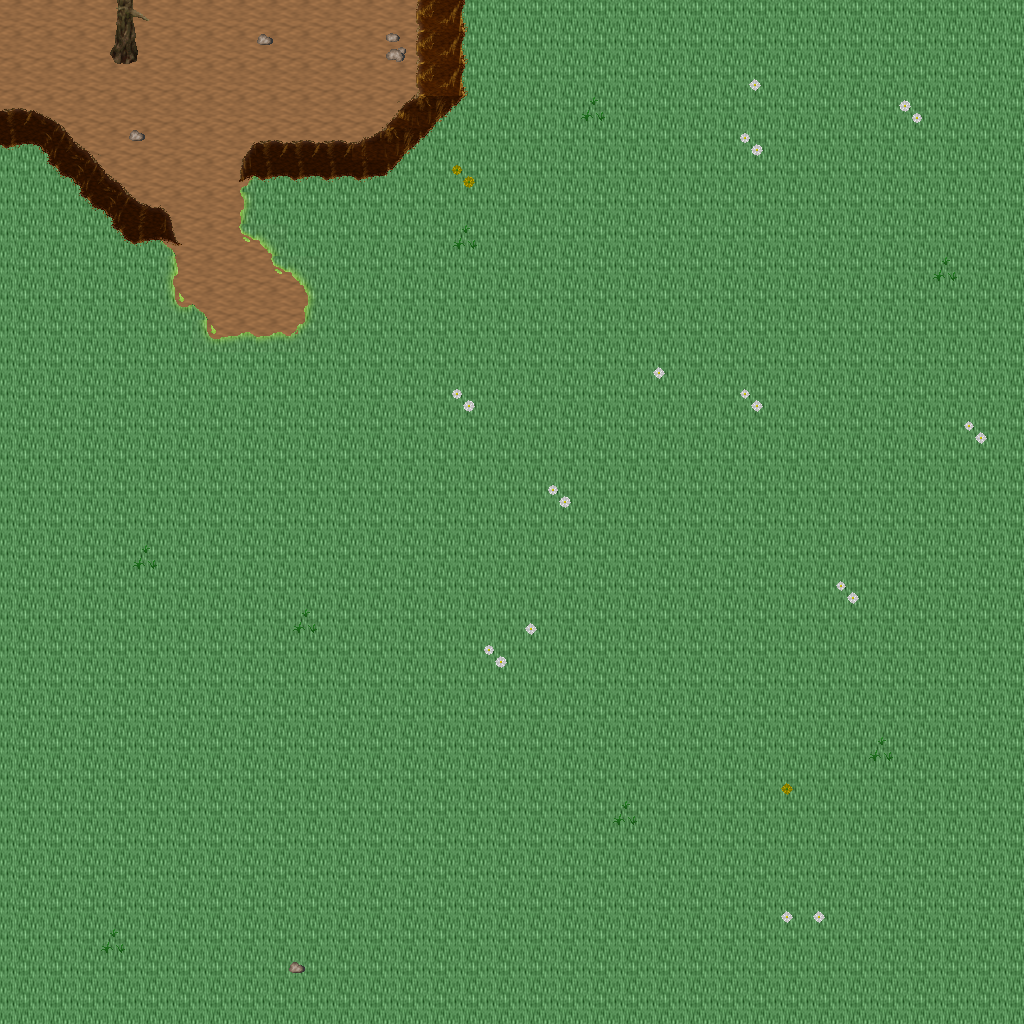

The image is a tile-based game level rendered from a .tmx file. Its description and source (layers, tilesets, objects; grid data summarised) follow:
An orthogonal 32x32 tile map with 32x32 px tiles, 5 tile layers (Ground, Objects, Objects2, Above, ...), 1 hidden layer not drawn, 21 tilesets.

<map version="1.10" tiledversion="1.11.0" orientation="orthogonal" renderorder="right-down" width="32" height="32" tilewidth="32" tileheight="32" infinite="0" nextlayerid="11" nextobjectid="1">
 <tileset firstgid="1" name="ground_ground" tilewidth="32" tileheight="32" tilecount="33" columns="3">
  <image source="../drawable/ground_ground.png" width="96" height="352" />
 </tileset>
 <tileset firstgid="34" name="ground_ridge_earth_dark" tilewidth="32" tileheight="32" tilecount="96" columns="12">
  <image source="../drawable/ground_ridge_earth_dark.png" width="384" height="256" />
 </tileset>
 <tileset firstgid="130" name="ground_rock_pebbles" tilewidth="32" tileheight="32" tilecount="3" columns="1">
  <image source="../drawable/ground_rock_pebbles.png" width="32" height="96" />
 </tileset>
 <tileset firstgid="133" name="plant_grasses" tilewidth="32" tileheight="32" tilecount="6" columns="3">
  <image source="../drawable/plant_grasses.png" width="96" height="64" />
 </tileset>
 <tileset firstgid="139" name="ground_grass_corners" tilewidth="32" tileheight="32" tilecount="24" columns="6">
  <image source="../drawable/ground_grass_corners.png" width="192" height="128" />
 </tileset>
 <tileset firstgid="163" name="ground_grass_edges" tilewidth="32" tileheight="32" tilecount="36" columns="12">
  <image source="../drawable/ground_grass_edges.png" width="384" height="96" />
 </tileset>
 <tileset firstgid="199" name="plant_flower_daisy_white" tilewidth="32" tileheight="32" tilecount="8" columns="2">
  <image source="../drawable/plant_flower_daisy_white.png" width="64" height="128" />
 </tileset>
 <tileset firstgid="207" name="plant_flower_daisy_yellow" tilewidth="32" tileheight="32" tilecount="8" columns="2">
  <image source="../drawable/plant_flower_daisy_yellow.png" width="64" height="128" />
 </tileset>
 <tileset firstgid="215" name="plant_stump_stump_green" tilewidth="32" tileheight="32" tilecount="4" columns="2">
  <image source="../drawable/plant_stump_stump_green.png" width="64" height="64" />
 </tileset>
 <tileset firstgid="219" name="plant_tree_tree_darkgreen" tilewidth="32" tileheight="32" tilecount="88" columns="8">
  <image source="../drawable/plant_tree_tree_darkgreen.png" width="256" height="352" />
 </tileset>
 <tileset firstgid="307" name="logic_creature_animal" tilewidth="32" tileheight="32" tilecount="32" columns="8">
  <image source="../drawable/logic_creature_animal.png" width="256" height="128" />
 </tileset>
 <tileset firstgid="339" name="logic_item_resources" tilewidth="32" tileheight="32" tilecount="6" columns="6">
  <image source="../drawable/logic_item_resources.png" width="192" height="32" />
 </tileset>
 <tileset firstgid="345" name="logic_item_mushroom" tilewidth="32" tileheight="32" tilecount="6" columns="6">
  <image source="../drawable/logic_item_mushroom.png" width="192" height="32" />
 </tileset>
 <tileset firstgid="351" name="logic_collision" tilewidth="32" tileheight="32" tilecount="1" columns="1">
  <image source="../drawable/logic_collision.png" width="32" height="32" />
 </tileset>
 <tileset firstgid="352" name="plant_tree_dead_tree_5" tilewidth="32" tileheight="32" tilecount="20" columns="4">
  <image source="../drawable/plant_tree_dead_tree_5.png" width="128" height="160" />
 </tileset>
 <tileset firstgid="372" name="plant_tree_dead_tree_6" tilewidth="32" tileheight="32" tilecount="20" columns="4">
  <image source="../drawable/plant_tree_dead_tree_6.png" width="128" height="160" />
 </tileset>
 <tileset firstgid="392" name="plant_tree_dead_tree_7" tilewidth="32" tileheight="32" tilecount="20" columns="4">
  <image source="../drawable/plant_tree_dead_tree_7.png" width="128" height="160" />
 </tileset>
 <tileset firstgid="412" name="plant_bush_large_dead" tilewidth="32" tileheight="32" tilecount="2" columns="1">
  <image source="../drawable/plant_bush_large_dead.png" width="32" height="64" />
 </tileset>
 <tileset firstgid="414" name="plant_bush_large_wide_dead" tilewidth="32" tileheight="32" tilecount="4" columns="2">
  <image source="../drawable/plant_bush_large_wide_dead.png" width="64" height="64" />
 </tileset>
 <tileset firstgid="418" name="logic_creature_reptile" tilewidth="32" tileheight="32" tilecount="7" columns="7">
  <image source="../drawable/logic_creature_reptile.png" width="224" height="32" />
 </tileset>
 <tileset firstgid="425" name="logic_item_herb" tilewidth="32" tileheight="32" tilecount="5" columns="5">
  <image source="../drawable/logic_item_herb.png" width="160" height="32" />
 </tileset>
 <layer id="1" name="Ground" width="32" height="32">
  <data>[1024 cells, 1024 non-empty, 2 distinct tile ids]</data>
 </layer>
 <layer id="2" name="Objects" width="32" height="32">
  <data>[1024 cells, 79 non-empty, 35 distinct tile ids]</data>
 </layer>
 <layer id="3" name="Objects2" width="32" height="32">
  <data>[1024 cells, 5 non-empty, 5 distinct tile ids]</data>
 </layer>
 <layer id="4" name="Above" width="32" height="32">
  <data>[1024 cells, 2 non-empty, 2 distinct tile ids]</data>
 </layer>
 <layer id="5" name="Above2" width="32" height="32">
  <data>[1024 cells, 0 non-empty, 0 distinct tile ids]</data>
 </layer>
 <layer id="6" name="Walkable" width="32" height="32" visible="0">
  <data>[1024 cells, 39 non-empty, 1 distinct tile ids]</data>
 </layer>
 <objectgroup id="7" name="Mapevents" />
 <objectgroup id="8" name="Spawn" />
 <objectgroup id="9" name="Keys" />
 <objectgroup id="10" name="Replace" />
</map>
